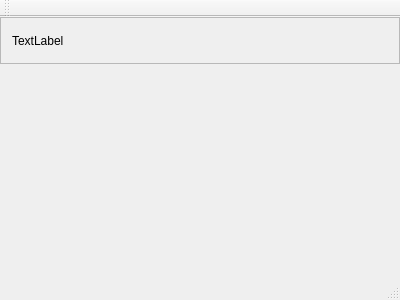
<?xml version="1.0" encoding="UTF-8"?>
<ui version="4.0">
 <class>MainWindow</class>
 <widget class="QMainWindow" name="MainWindow">
  <property name="geometry">
   <rect>
    <x>0</x>
    <y>0</y>
    <width>400</width>
    <height>300</height>
   </rect>
  </property>
  <property name="windowTitle">
   <string>MainWindow</string>
  </property>
  <widget class="QWidget" name="centralWidget">
   <layout class="QVBoxLayout" name="verticalLayout">
    <property name="leftMargin">
     <number>0</number>
    </property>
    <property name="topMargin">
     <number>0</number>
    </property>
    <property name="rightMargin">
     <number>0</number>
    </property>
    <property name="bottomMargin">
     <number>0</number>
    </property>
    <item>
     <widget class="QFrame" name="frame">
      <property name="sizePolicy">
       <sizepolicy hsizetype="Preferred" vsizetype="Fixed">
        <horstretch>0</horstretch>
        <verstretch>0</verstretch>
       </sizepolicy>
      </property>
      <property name="frameShape">
       <enum>QFrame::StyledPanel</enum>
      </property>
      <property name="frameShadow">
       <enum>QFrame::Raised</enum>
      </property>
      <layout class="QHBoxLayout" name="horizontalLayout">
       <item>
        <widget class="QLabel" name="labelName">
         <property name="text">
          <string>TextLabel</string>
         </property>
        </widget>
       </item>
       <item>
        <widget class="QToolButton" name="buttonSwitchUser">
         <property name="icon">
          <iconset theme="system-logout"/>
         </property>
         <property name="autoRaise">
          <bool>true</bool>
         </property>
        </widget>
       </item>
       <item>
        <widget class="QToolButton" name="buttonLogout">
         <property name="icon">
          <iconset theme="system-reboot"/>
         </property>
         <property name="autoRaise">
          <bool>true</bool>
         </property>
        </widget>
       </item>
      </layout>
     </widget>
    </item>
    <item>
     <widget class="QWidget" name="widget" native="true"/>
    </item>
   </layout>
  </widget>
  <widget class="QMenuBar" name="menuBar">
   <property name="geometry">
    <rect>
     <x>0</x>
     <y>0</y>
     <width>400</width>
     <height>20</height>
    </rect>
   </property>
  </widget>
  <widget class="QToolBar" name="mainToolBar">
   <attribute name="toolBarArea">
    <enum>TopToolBarArea</enum>
   </attribute>
   <attribute name="toolBarBreak">
    <bool>false</bool>
   </attribute>
  </widget>
  <widget class="QStatusBar" name="statusBar"/>
 </widget>
 <layoutdefault spacing="6" margin="11"/>
 <resources/>
 <connections>
  <connection>
   <sender>buttonSwitchUser</sender>
   <signal>clicked()</signal>
   <receiver>MainWindow</receiver>
   <slot>switchSession()</slot>
   <hints>
    <hint type="sourcelabel">
     <x>341</x>
     <y>57</y>
    </hint>
    <hint type="destinationlabel">
     <x>199</x>
     <y>149</y>
    </hint>
   </hints>
  </connection>
  <connection>
   <sender>buttonLogout</sender>
   <signal>clicked()</signal>
   <receiver>MainWindow</receiver>
   <slot>logout()</slot>
   <hints>
    <hint type="sourcelabel">
     <x>375</x>
     <y>57</y>
    </hint>
    <hint type="destinationlabel">
     <x>199</x>
     <y>149</y>
    </hint>
   </hints>
  </connection>
 </connections>
 <slots>
  <slot>switchSession()</slot>
  <slot>logout()</slot>
 </slots>
</ui>
